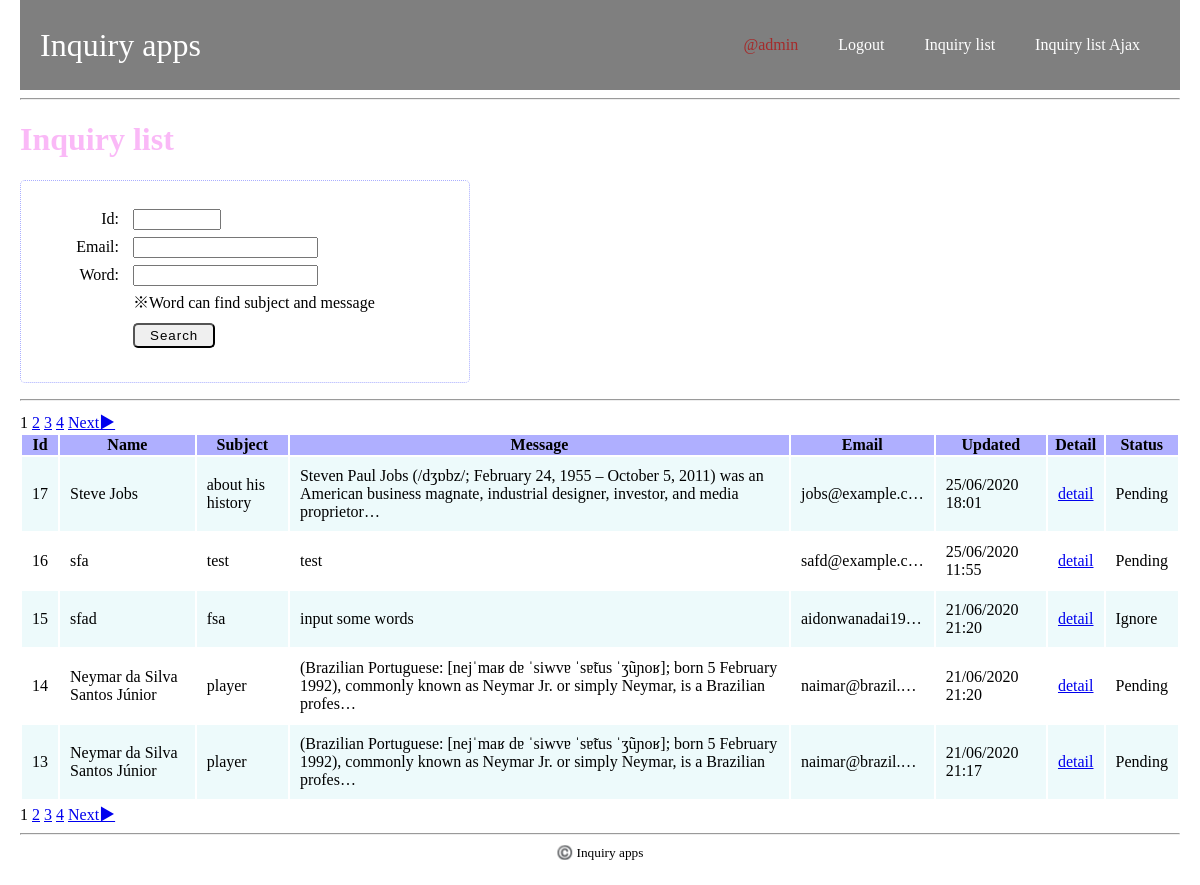
Screenshot of /inquiry/list/ (signed in) with the database file from the repository.
### inquiry_apps/models.py (models this page shows, shortened)
class Inquiry(models.Model):
    class Meta:
        db_table = 'inquiry'
    name = models.CharField(verbose_name='name',
                                max_length=255)
    subject = models.CharField(verbose_name='subject',
                                max_length=255)
    message = models.CharField(verbose_name='message',
                                max_length=500)
    email = models.EmailField(verbose_name='email')
    created_at = models.DateTimeField(verbose_name='created_at',
                                        auto_now_add=True)
    updated_at = models.DateTimeField(verbose_name='updated_at',
                                        auto_now_add=True)
    inquiry_status = models.IntegerField(
        verbose_name='inquiry_status',
        choices=InquiryStatus.INQUIRY_STATUS_CHOICES,
        default=0
    )
    def inquiry_status_as_str(self):
        inquiry_status_as_str = InquiryStatus.status_as_str(self.inquiry_status)
        return inquiry_status_as_str

### inquiry_apps/views.py (the view)
# urls.py: path('inquiry/list/', views.inquiry_list, name='inquiry_list'),
@login_required(login_url='/inquiry/login/')
@require_http_methods(['GET'])
def inquiry_list(request):
    qs = Inquiry.objects.order_by('-updated_at')
    form = InquiryFindForm(request.GET)
    if not form.is_valid():
        return render(request, 'inquiry_apps/inquiry_list.html', {'form': form})
    if form.is_valid():
        id_int = form.cleaned_data['id']
        email_str = form.cleaned_data['email']
        page_int = form.cleaned_data['page']
        word_str = form.cleaned_data['word']
    if email_str is not None:
        qs = qs.filter(email__contains=email_str)
    if id_int is not None:
        qs = qs.filter(id=id_int)
    if word_str is not None:
        qs = qs.filter(Q(subject__contains=word_str) |
                        Q(message__contains=word_str))
    next_page_href = _some_page_href(id_int, email_str, page_int+1, word_str)
    prev_page_href = _some_page_href(id_int, email_str, page_int-1, word_str)
    paginator = Paginator(qs, 5)
    try:
        inquiries_page = paginator.page(page_int)
    except EmptyPage:
        raise Http404('Page does not exist')
    context = {
        'form': form,
        'inquiries_page': inquiries_page,
        'search_email': email_str,
        'next_page_href': next_page_href,
        'prev_page_href': prev_page_href,
    }
    template = loader.get_template('inquiry_apps/inquiry_list.html')
    return HttpResponse(template.render(context, request))

### inquiry_apps/forms.py
class InquiryFindForm(forms.Form):
    id = forms.IntegerField(required=False,
                                min_value=1,
                                max_value=100000)
    email = forms.CharField(required=False,
                                max_length=255)
    page = forms.IntegerField(required=False,
                                max_value=10000,
                                min_value=1,)
    word = forms.CharField(required=False,
                            max_length=1000)
    def clean(self):
        cleaned_data = super().clean()
        return cleaned_data
    def clean_id(self):
        find_id = self.cleaned_data['id']
        return find_id
    def clean_email(self):
        email = self.cleaned_data['email']
        return email
    def clean_page(self):
        page =self.cleaned_data['page']
        if page == None:
            page = 1
        return page
    def clean_word(self):
        word = self.cleaned_data['word']
        return word

### inquiry_apps/models.py (called while the page is built)
    @classmethod
    def status_as_str(cls, inquiry_status):
        if inquiry_status == cls.Pending:
            return cls.INQUIRY_STATUS_CHOICES[0][1]
        elif inquiry_status == cls.Ignore:
            return cls.INQUIRY_STATUS_CHOICES[1][1]
        elif inquiry_status == cls.Completed:
            return cls.INQUIRY_STATUS_CHOICES[2][1]
        else:
            raise RuntimeError('invalid')

### inquiry_apps/views.py (called while the page is built)
def _some_page_href(id, email, current_page, word):
    params = []
    if id:
        params.append('id=%s' % urllib.parse.quote(str(id)))
    if email:
        params.append('email=%s' % urllib.parse.quote(email))
    if current_page:
        params.append('page=%s' % urllib.parse.quote(str(current_page)))
    if word:
        params.append('word=%s' % urllib.parse.quote(word))
    return '?' + '&'.join(params)

### inquiry_apps/templates/inquiry_apps/inquiry_list.html (shortened to what this page needs)
{% extends 'inquiry_apps/base.html' %}
{% block content %}
<h1>Inquiry list</h1>
<form method="get">
    <ul class="search_inquiry_form">
        <li>
            <label for="id">Id:</label>
            <span class="input_field">{{ form.id }}{{ form.id.errors }}</span>
        </li>
        <li>
            <label for="">Email:</label>
            <span class="input_field">{{ form.email }}{{ form.email.erros }}</span>
        </li>
        <li>
            <label for="">Word:</label>
            <span class="input_field">{{ form.word }}{{ form.word.erros }}</span>
        </li>
        <li>
            <span>※Word can find subject and message</span>
        </li>
        <li>
            <button type="submit" class="btn">Search</button>
        </li>
    </ul>
</form>
<hr>
{% for num in inquiries_page.paginator.page_range %}
{% if inquiries_page.number == num %}
<span>{{ num }}</span>
{% else %}
<a href="?email={{ search_email }}&page={{ num }}">{{ num }}</a>
{% endif %}
{% endfor %}
{% if inquiries_page.has_next %}
<a href="{{ next_page_href }}">Next▶︎</a>
{% endif %}
<table class="inquiry_list_table">
    <thead>
        <tr>
            <th>Id</th>
            <th>Name</th>
            <th>Subject</th>
            <th>Message</th>
            <th>Email</th>
            <th>Updated</th>
            <th>Detail</th>
            <th>Status</th>
        </tr>
    </thead>
    <tbody>
        {% for inquiry in inquiries_page %}
        <tr>
            <td>{{ inquiry.id }}</td>
            <td><div class="container"><span>Name</span><span>{{ inquiry.name|truncatechars:30 }}</span></div></td>
            <td><div class="container"><span>Subject</span><span>{{ inquiry.subject|truncatechars:100 }}</span></div></td>
            <td><div class="container"><span>Message</span><span>{{ inquiry.message|truncatechars:150 }}</span></div></td>
            <td><div class="container"><span>Email</span><span>{{ inquiry.email|truncatechars:15 }}</span></div></td>
            <td><div class="container"><span>Updated</span><span>{{ inquiry.updated_at|date:"j/m/Y H:i " }}</span></div></td>
            <td><div class="container"><span>Detail</span><span><a href="{% url 'inquiry_apps:comment_list' inquiry.id %}">detail</a></span></div></td>
            <td><div class="container"><span>Status</span><span>{{ inquiry.inquiry_status_as_str }}</span></div></td>
        </tr>
        {% endfor %}
    </tbody>
</table>
{% for num in inquiries_page.paginator.page_range %}
{% if inquiries_page.number == num %}
<span>{{ num }}</span>
{% else %}
<a href="?email={{ search_email }}&page={{ num }}">{{ num }}</a>
{% endif %}
{% endfor %}
{% if inquiries_page.has_next %}
<a href="{{ next_page_href }}">Next▶︎</a>
{% endif %}
{% endblock %}

### inquiry_apps/templates/inquiry_apps/base.html (shortened to what this page needs)
{% load static %}
<!doctype html>
<html lang="ja">
<head>
    <link rel="stylesheet" href="{% static 'inquiry_apps/css/base.css' %}">
</head>
<body>
    <header class="header">
        <div class="header-bg">
            <div class="header-cat">
                <div class="header-logo">
                    <a href="/">Inquiry apps</a>
                </div>
                <nav class="header-navi">
                    <div class="header-navi-wrap">
                        <ul class="header-navi-list">
                            <li class="header-navi-item"><a href="{% url 'inquiry_apps:edit_profile' %}" style="color:brown;">@{{ user }}</a></li>
                            <li class="header-navi-item"><a href="{% url 'inquiry_apps:inquiry_logout' %}">Logout</a></li>
                            <li class="header-navi-item"><a href="{% url 'inquiry_apps:inquiry_list' %}">Inquiry list</a></li>
                            <li class="header-navi-item"><a href="{% url 'inquiry_apps:inquiry_list_ajax' %}">Inquiry list Ajax</a></li>
                        </ul>
                    </div>
                </nav>
            </div>
        </div>
    </header>
    <div class="content">
        <hr>
        {% block content %}
        {% endblock %}
    </div>
    <hr>
    <div class="footer">
        <small class="copy-right">©️ Inquiry apps</small>
    </div>
</body>
</html>

### inquiry_apps/static/inquiry_apps/css/base.css (style rules this page uses)
html { font-size: 16px; }
body { margin: 0 20px; }
ul, ol { list-style: none; }
h1 { color: rgba(241, 70, 233, 0.377); }
.header { width: 100%; left: 0; top: 0; z-index: 1000; background-color: rgb(000,000,000,.5); }
.header-bg { position: relative; z-index: 2; padding: 20px; flex-wrap: wrap; }
.header-logo a { font-family: cursive; display: block; text-decoration: none; font-size: 2rem; color: #fff; }
.header-cat { display: flex; flex-wrap: wrap; justify-content: space-between; align-items: center; }
.header-navi-list { display: flex; }
.header-navi a { text-decoration: none; padding-left: 20px; padding-right: 20px; font-size: 1rem; color: #fff; }
.search_inquiry_form { width: 400px; padding: 1.5em; border: 1px dotted #aaafff; border-radius: 5px; }
.search_inquiry_form li label { display: inline-block; width: 64px; margin: 5px 10px; text-align: right; }
.search_inquiry_form li button { margin: 10px 0; }
table tr td { padding: 10px; }
.inquiry_list_table thead, .comment_list_table thead { background: rgba(55, 55, 255, .4); }
.inquiry_list_table tr:nth-child(odd) td, .comment_list_table tr:nth-child(odd) td { background: rgba(161, 230, 233, 0.192); }
.btn { padding: 3px 15px; border-radius: 5px; letter-spacing: 1px; }
.footer { text-align: center; }

### rows the page displays
Inquiry: id "17", name "Steve Jobs", subject "about his history", message "Steven Paul Jobs (/dʒɒbz/; February 24, 1955 – October 5, 2011) was an American business magnate, industrial designer, investor, and media proprietor…", email "jobs@example.c…", updated_at "25/06/2020 18:01", inquiry_status_as_str "Pending"
Inquiry: id "16", name "sfa", subject "test", message "test", email "safd@example.c…", updated_at "25/06/2020 11:55", inquiry_status_as_str "Pending"
Inquiry: id "15", name "sfad", subject "fsa", message "input some words", email "aidonwanadai19…", updated_at "21/06/2020 21:20", inquiry_status_as_str "Ignore"
Inquiry: id "14", name "Neymar da Silva Santos Júnior", subject "player", message "(Brazilian Portuguese: [nejˈmaʁ dɐ ˈsiwvɐ ˈsɐ̃tus ˈʒũɲoʁ]; born 5 February 1992), commonly known as Neymar Jr. or simply Neymar, is a Brazilian profes…", email "naimar@brazil.…", updated_at "21/06/2020 21:20", inquiry_status_as_str "Pending"
Inquiry: id "13", name "Neymar da Silva Santos Júnior", subject "player", message "(Brazilian Portuguese: [nejˈmaʁ dɐ ˈsiwvɐ ˈsɐ̃tus ˈʒũɲoʁ]; born 5 February 1992), commonly known as Neymar Jr. or simply Neymar, is a Brazilian profes…", email "naimar@brazil.…", updated_at "21/06/2020 21:17", inquiry_status_as_str "Pending"

### other values shown
{{ user }} "admin"
{{ num }} "1"
{{ num }} "2" "3" "4"
